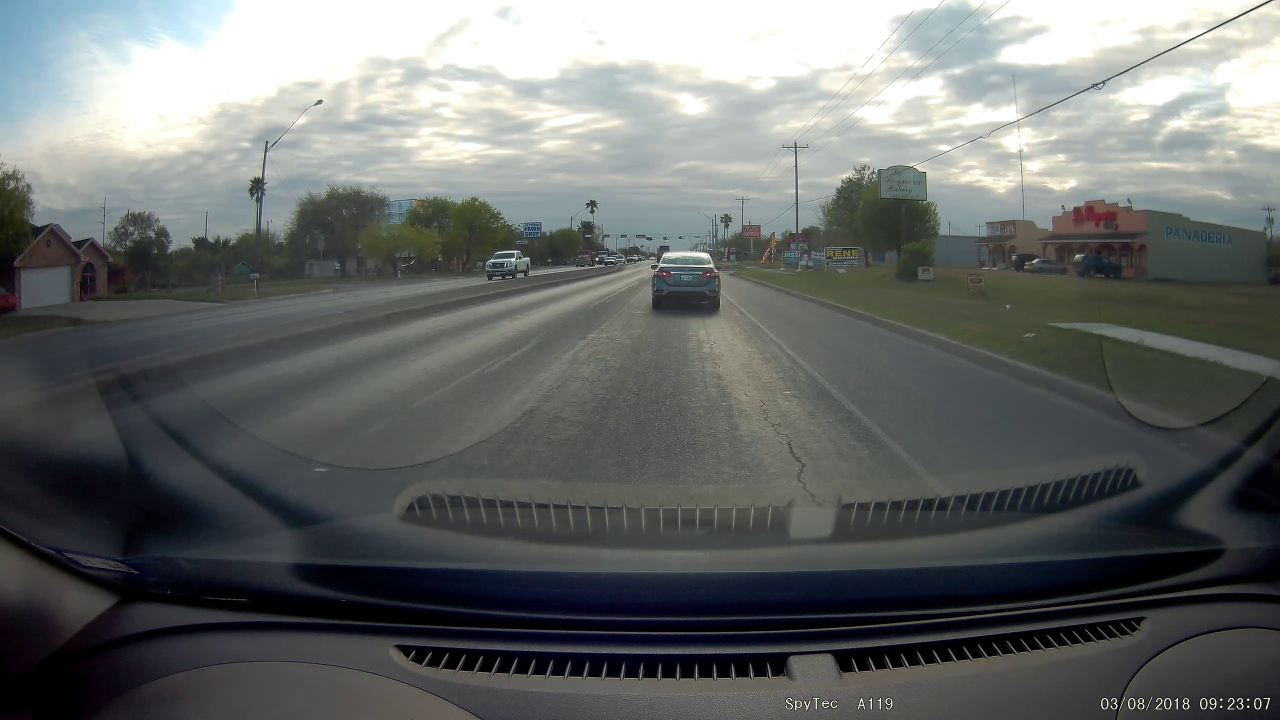
#> input picture main/input/1174.jpg, 2560 x 1440 px (shown at 1/2 size)
$ python -i main_auto.py   (imports and definitions only)
#> lines starting #> are read from the running program, lines starting #| are printed output that depends on the picture; after the words box and inside, x2 and y2 are one past the last pixel; in counts of white or black regions, pixels touching at a corner belong together
#> further down, picture is the input picture: shape (1440, 2560, 3); mean B, G, R 107.1, 108.2, 105
'''
\Description Using object detection and tracker to automatically label data
\Brief Algorithm
Step 1. Using Object Detection to find objects in the current frame
        1.1 If do not detect any object in the frame, then skip this frame and GO BACK TO STEP 1 with next frame
        1.2  If there is any found object in the frame, then SAVE label to files and GO TO STEP 2

Step 2. Using trackers to track all found objects from Step 1.
        2.1 If there is not tracker that miss to track object, then SAVE label to files and GO TO STEP 2
        2.2 If there is any tracker that miss to track object, then GO TO STEP 1

Note:
    - All the classIds now based on the classIds of Object Detectors. Therefor, it is needed
    a way to integerate with `class_list.txt`
'''


#!/bin/python
import argparse
import json
import os
import re
import cv2
import numpy as np
from tqdm import tqdm
from lxml import etree
import xml.etree.cElementTree as ET
import sys
sys.path.insert(0, "..")
from object_detection.tf_object_detection import ObjectDetector
import configparser

#--------------INIT OBJECT DETECTOR---------------------
# Read config
config = configparser.ConfigParser()
# [1 line not run here, left out]

# Init device for using object detection
# [1 line that did not run here, left out]

#Get object detection parameters
# [1 line that did not run here, left out]
# [1 line that did not run here, left out]
# [1 line that did not run here, left out]

# # Path of object detection
graph_model_path = "../object_detection/models/frozen_inference_graph.pb"
# graph_model_path = "../object_detection/models/mask_rcnn_inception_v2_coco_2018_01_28/frozen_inference_graph.pb"
# graph_model_path = "../object_detection/models/faster_rcnn_nas_coco_2018_01_28/frozen_inference_graph.pb"

# Init object detector
# [2 lines that did not run here, left out]

#----------------END INIT OBJECT DETECTOR----------------------


DELAY = 100 # keyboard delay (in milliseconds)
WITH_QT = False
# [7 lines not run here, left out]


parser = argparse.ArgumentParser(description='Open-source image labeling tool')
# [4 lines not run here, left out]

class_index = 0
img_index = 0
is_last_frame = False
img = None
img_objects = []

# [1 line that did not run here, left out]
# [1 line that did not run here, left out]

WINDOW_NAME = 'OpenLabeling'
TRACKBAR_IMG = 'Image'
TRACKBAR_CLASS = 'Class'

annotation_formats = {'PASCAL_VOC' : '.xml', 'YOLO_darknet' : '.txt'}
# [1 line that did not run here, left out]

# selected bounding box
prev_was_double_click = False
# [1 line that did not run here, left out]

mouse_x = 0
mouse_y = 0
point_1 = (-1, -1)
point_2 = (-1, -1)


# [20 lines left out: functions display_text, set_img_index, set_class_index, not called in this run]


def draw_edges(tmp_img):
    blur = cv2.bilateralFilter(tmp_img, 3, 75, 75)
    edges = cv2.Canny(blur, 150, 250, 3)
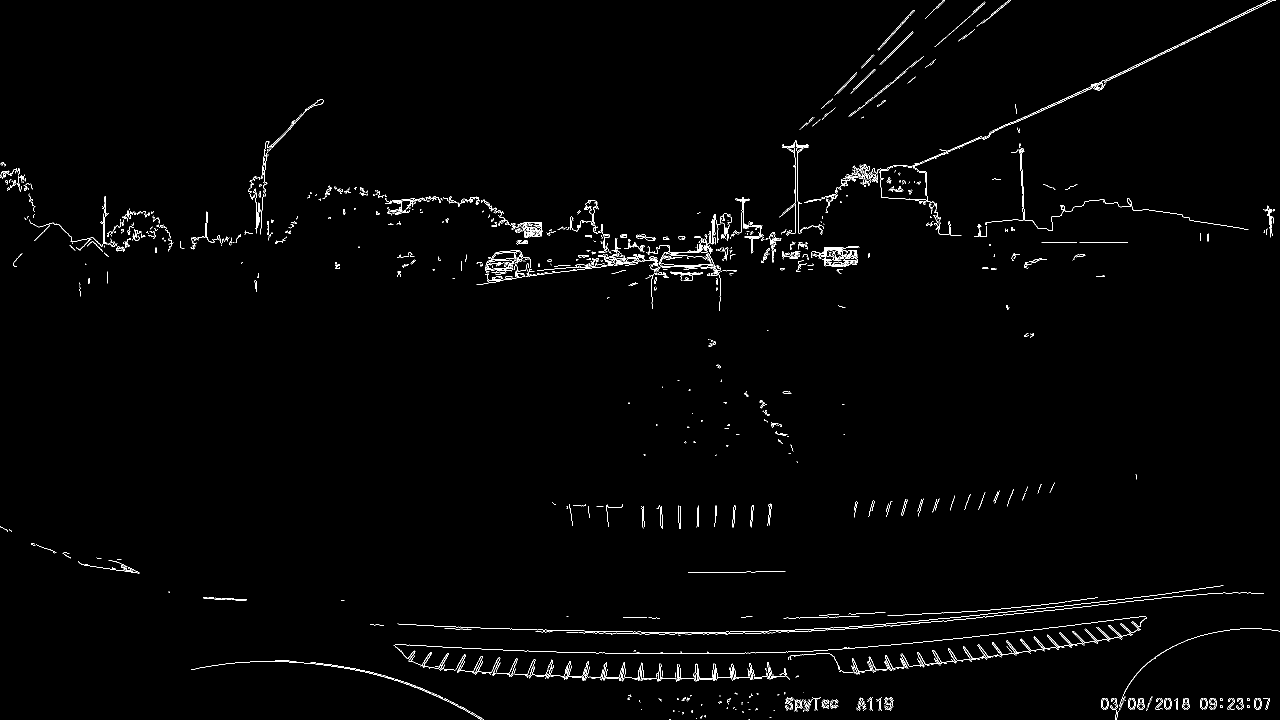
#> edges: shape (1440, 2560) (shown at 1/2 size); 1.2% white in thin lines or dots
    edges = cv2.cvtColor(edges, cv2.COLOR_GRAY2RGB)
#> edges: shape (1440, 2560, 3); 1.2% white in thin lines or dots
    # Overlap image and edges together
    tmp_img = np.bitwise_or(tmp_img, edges)
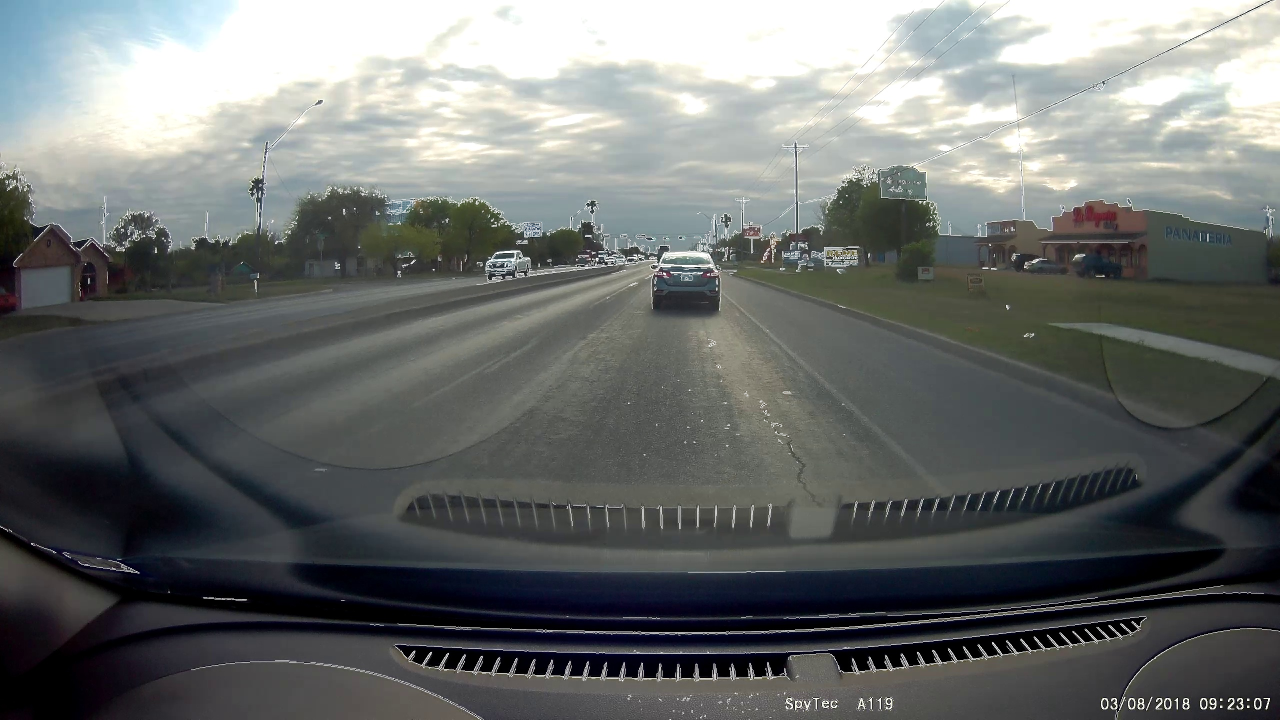
#> tmp_img: shape (1440, 2560, 3) (shown at 1/2 size); mean B, G, R 108.9, 110, 106.8
    #tmp_img = cv2.addWeighted(tmp_img, 1 - edges_val, edges, edges_val, 0)
    return tmp_img


# [14 lines left out: functions decrease_index, increase_index, not called in this run]


def draw_line(img, x, y, height, width, color):
    cv2.line(img, (x, 0), (x, height), color, LINE_THICKNESS)
    cv2.line(img, (0, y), (width, y), color, LINE_THICKNESS)


# [126 lines left out: functions yolo_format, voc_format, write_xml, append_bb, yolo_to_voc, draw_text and 5 more, not called in this run]


def natural_sort_key(s, _nsre=re.compile('([0-9]+)')):
    return [int(text) if text.isdigit() else text.lower()
            for text in _nsre.split(s)]

# [167 lines left out: functions convert_video_to_images, nonblank_lines, get_annotation_paths, create_PASCAL_VOC_xml, save_bounding_box, is_frame_from_video and 8 more, not called in this run]


class Tracker:
    ''' Special thanks to Rafael Caballero Gonzalez '''
    # extract the OpenCV version info, e.g.:
    # OpenCV 3.3.4 -> [major_ver].[minor_ver].[subminor_ver]
    (major_ver, minor_ver, subminor_ver) = (cv2.__version__).split('.')

    # TODO: press ESC to stop the tracking process

    # [28 lines left out: functions __init__, call_tracker_constructor, not called in this run]

'''
\brief This is class to manage all the trackers
       This class will check if there is any "miss" tracker in current(init) frame:
            + If there is, stop TrackerManager
            + If there is not, using trackers to predict objects in the next frame. Continue until there is any "miss" tracker
'''
class TrackerManager:
    ''' Special thanks to Rafael Caballero Gonzalez '''
    # extract the OpenCV version info, e.g.:
    # OpenCV 3.3.4 -> [major_ver].[minor_ver].[subminor_ver]
    (major_ver, minor_ver, subminor_ver) = (cv2.__version__).split('.')

    # TODO: press ESC to stop the tracking process

    # [17 lines left out: function __init__, not called in this run]


    '''
    \brief Init trackers
    '''
    # [99 lines left out: functions init_trackers, predict_next_frames, not called in this run]


# change to the directory of this script
# [1 line not run here, left out]

# load all images and videos (with multiple extensions) from a directory using OpenCV
IMAGE_PATH_LIST = []
VIDEO_NAME_DICT = {}
# [28 lines not run here, left out]
last_img_index = len(IMAGE_PATH_LIST) - 1

# create output directories
# [31 lines not run here, left out]
#print(CLASS_LIST)
# [1 line that did not run here, left out]

# Make the class colors the same each session
# The colors are in BGR order because we're using OpenCV
class_rgb = [
    (0, 0, 255), (255, 0, 0), (0, 255, 0), (255, 255, 0), (0, 255, 255),
    (255, 0, 255), (192, 192, 192), (128, 128, 128), (128, 0, 0),
    (128, 128, 0), (0, 128, 0), (128, 0, 128), (0, 128, 128), (0, 0, 128)]
class_rgb = np.array(class_rgb)
# If there are still more classes, add new colors randomly
# [1 line that did not run here, left out]
# [3 lines that did not run here, left out]

# create window
# [12 lines not run here, left out]
edges_on = False
# [90 lines not run here, left out]

>>> import cv2
>>> picture = cv2.imread('input/1174.jpg')
>>> result = draw_edges(picture)

$ run again, on main/input/1183.jpg
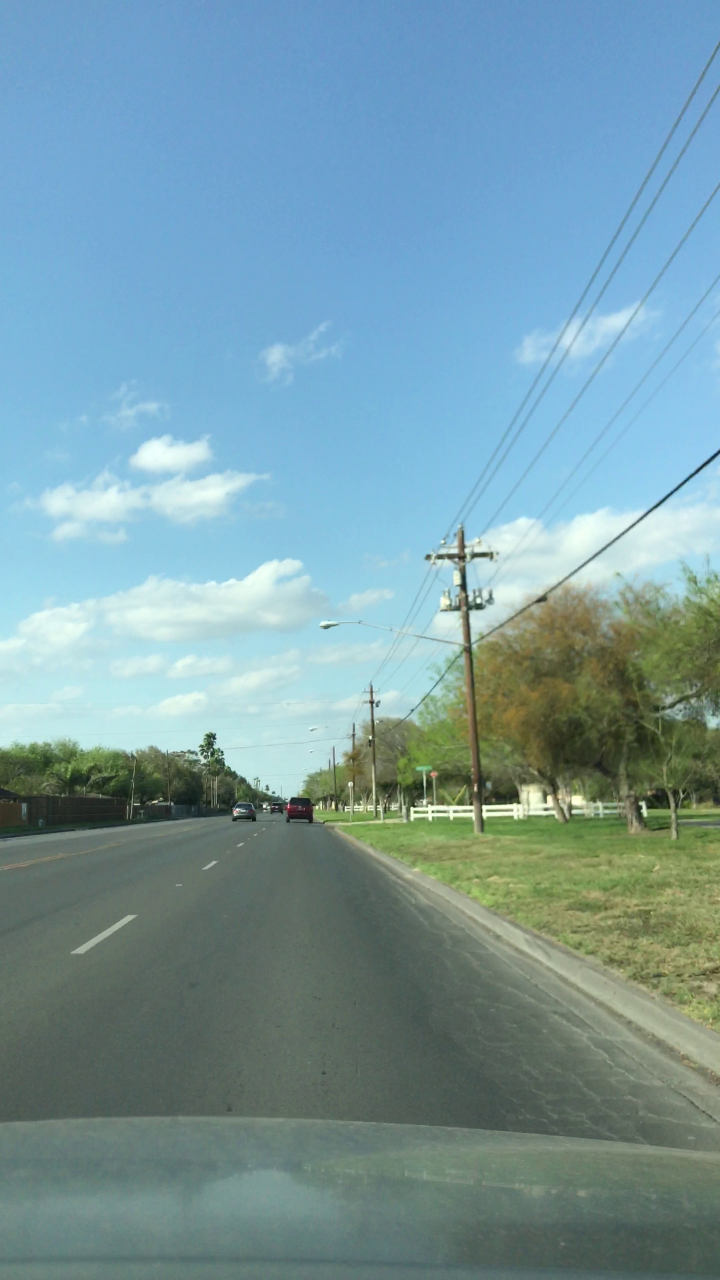
#> input picture main/input/1183.jpg, 2160 x 3840 px (shown at 1/3 size)
#> picture is the input picture: shape (3840, 2160, 3); mean B, G, R 162.5, 154.2, 120.3
#> in draw_edges, `edges = cv2.Canny(blur, 150, 250, 3)`:
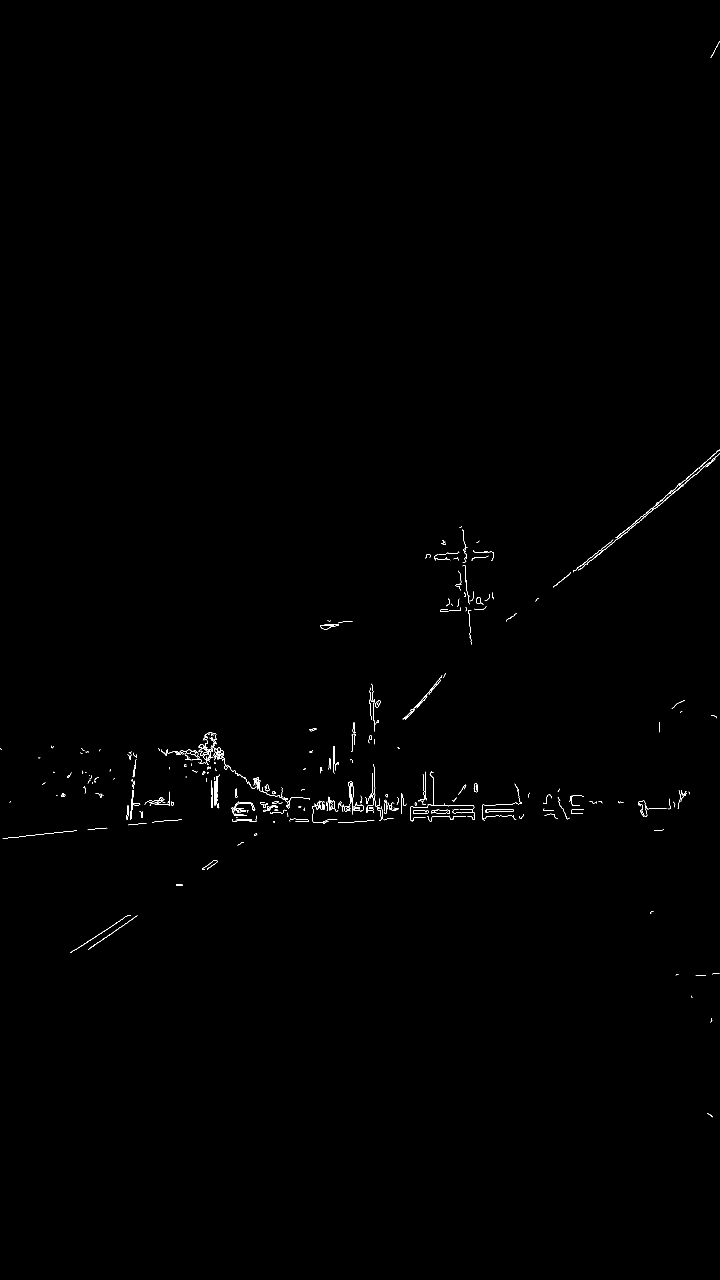
#> edges: shape (3840, 2160) (shown at 1/3 size); 0.21% white in thin lines or dots, all inside (x1, y1, x2, y2) = (0, 124, 2160, 3352)

$ run again, on main/input/129.jpg
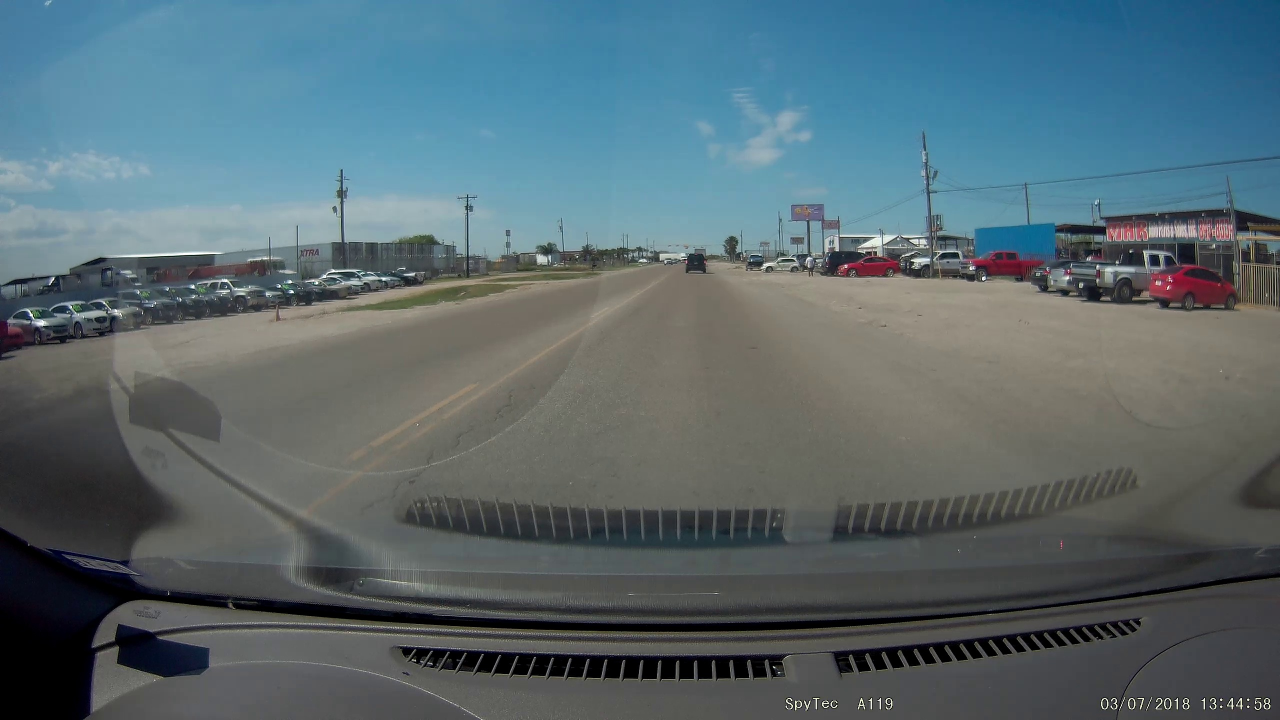
#> input picture main/input/129.jpg, 2560 x 1440 px (shown at 1/2 size)
#> picture is the input picture: shape (1440, 2560, 3); mean B, G, R 112.3, 105.6, 87.4
#> in draw_edges, `edges = cv2.Canny(blur, 150, 250, 3)`:
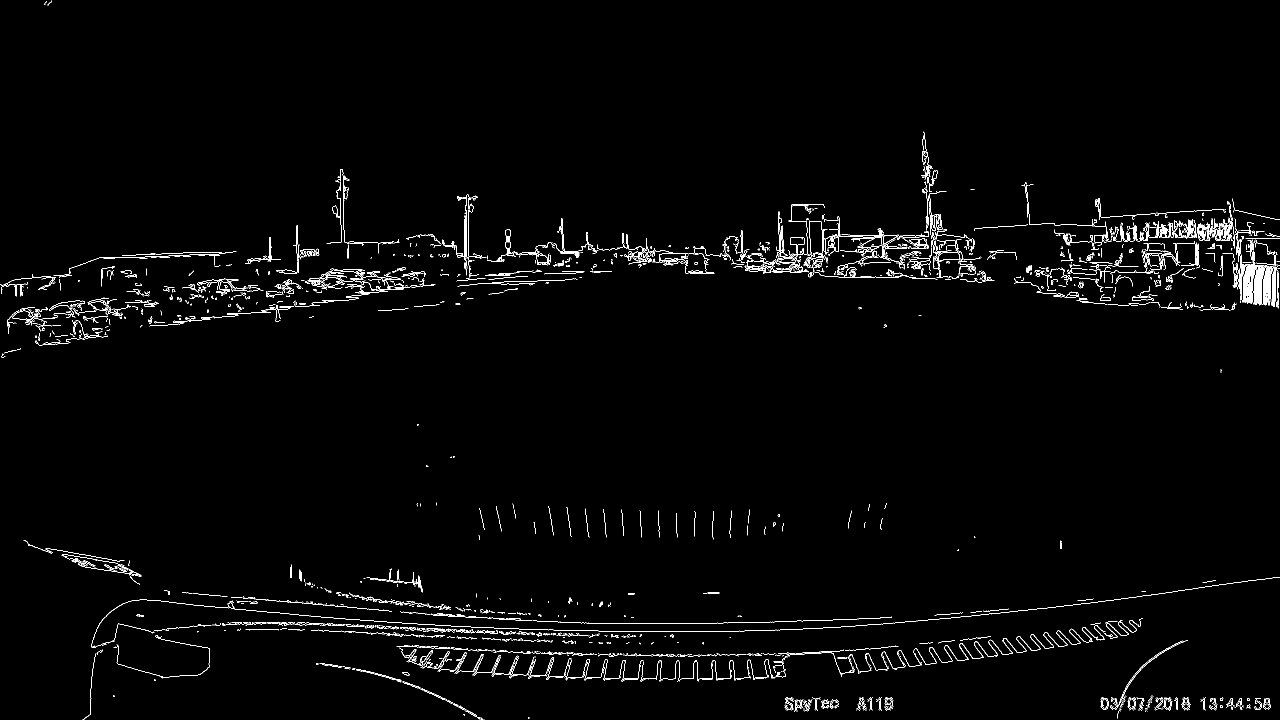
#> edges: shape (1440, 2560) (shown at 1/2 size); 1.6% white in thin lines or dots
#> in draw_edges, `tmp_img = np.bitwise_or(tmp_img, edges)`:
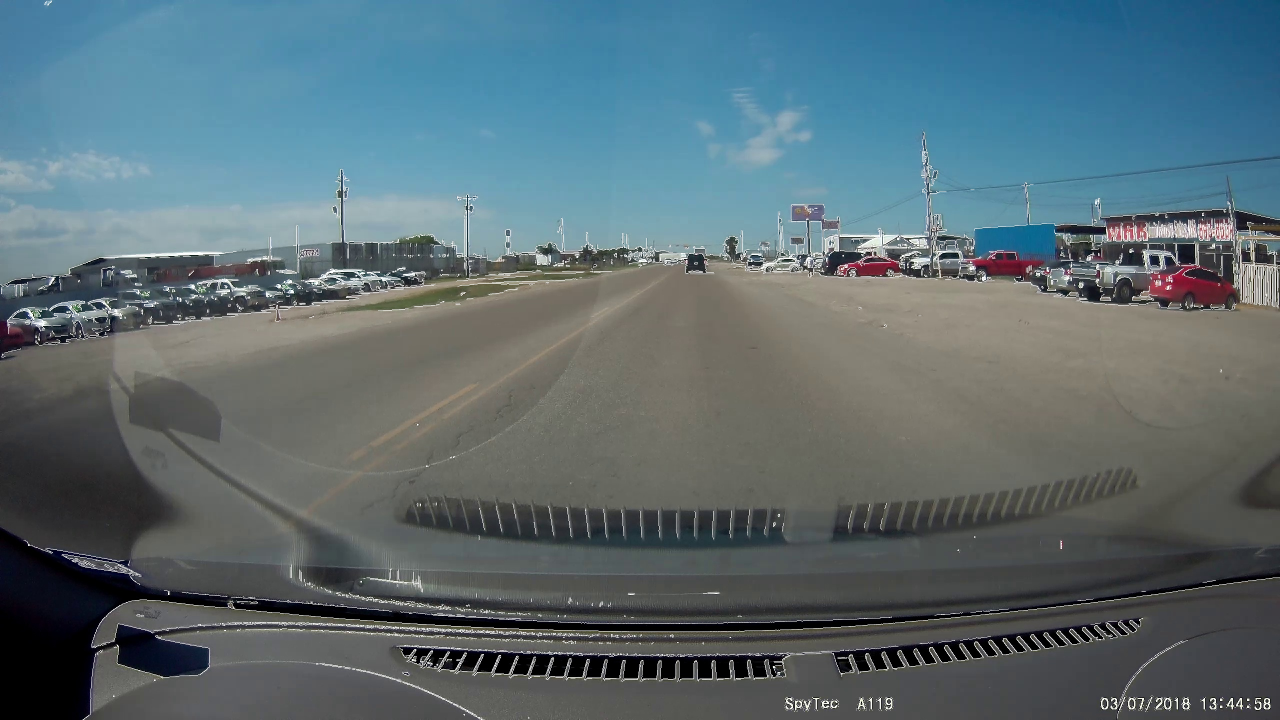
#> tmp_img: shape (1440, 2560, 3) (shown at 1/2 size); mean B, G, R 114.9, 108.2, 90
